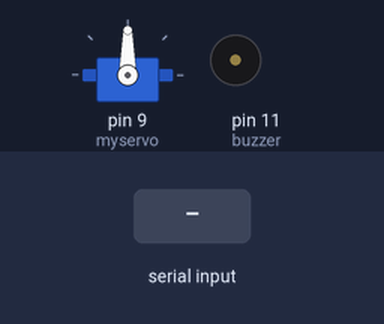
A sketch run on a simulated Arduino Uno, built with avr-gcc and run on an emulated ATmega328P. Shown: servo, buzzer (waves = sounding). Inputs (shaded band) come from the test bench.

Above: at 2.2 s.
2.3 s: "L" received over Serial
At 2.76 s:
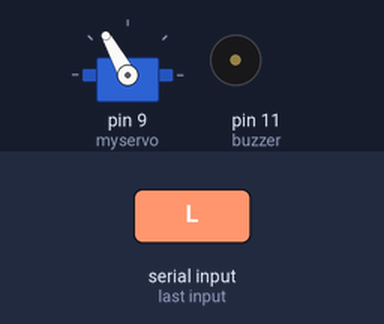
5.3 s: "T90\n" received over Serial
At 6.0 s:
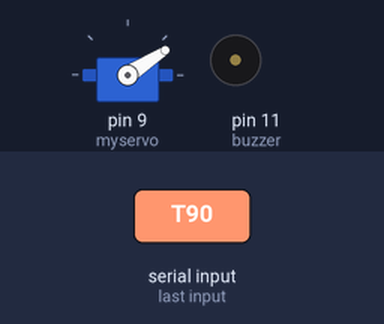
6.9 s: "X90\n" received over Serial
At 6.98 s:
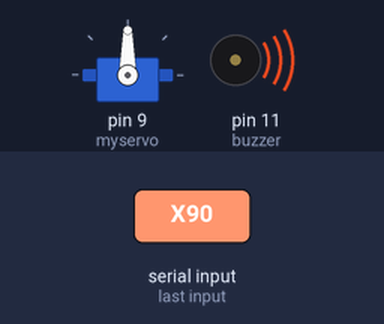
8.5 s: "X,45\n" received over Serial
At 9.7 s:
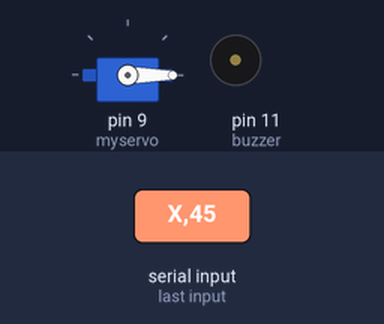
10.0 s: "T,45\n" received over Serial
At 10.08 s:
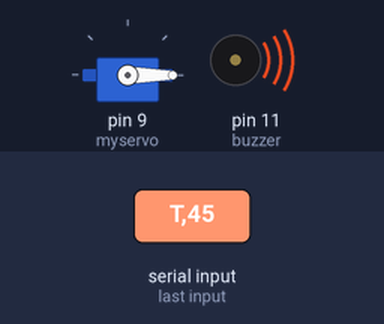
11.6 s: "L" received over Serial
At 12.37 s:
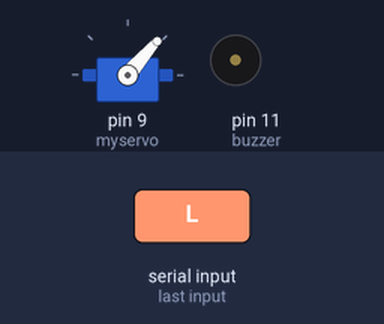
Timing chart, 0 to 15.6 s (numbered marks = the images above; inputs shaded):
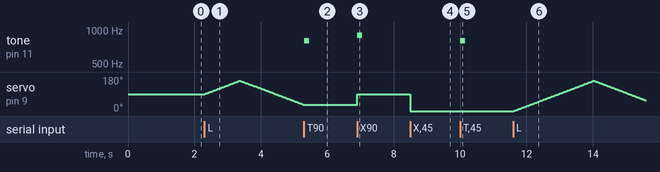

Measured:
- after the input at 2.3 s, servo on pin 9 (myservo): rises from 90° to 160° in 1.0 s, then falls to 34° in 1.9 s
- after the input at 5.3 s, tone on pin 11 (buzzer): silent → 800 Hz at once, → silent 0.16 s later; servo on pin 9 (myservo): goes on until 5.3 s, then stays 33°
- after the input at 6.9 s, tone on pin 11 (buzzer): silent → 900 Hz at once, → silent 0.16 s later; servo on pin 9 (myservo): 33° → 90° at once
- after the input at 8.5 s, servo on pin 9 (myservo): 90° → 0° at once
- after the input at 10.0 s, tone on pin 11 (buzzer): silent → 800 Hz at once, → silent 0.16 s later
- after the input at 11.6 s, servo on pin 9 (myservo): rises from 0° to 160° in 2.4 s, then falls to 58° in 1.5 s

The sketch:

sentryGun.ino
```cpp
#include <Servo.h>

Servo myservo;
const int buzzer = 11;

bool hasTarget = false;
bool isScanning = false;

void setup() {
  Serial.begin(9600);
  myservo.attach(9);
  pinMode(buzzer, OUTPUT);
  myservo.write(90);
  delay(1000);
}

void loop() {
  if (isScanning == true) {
    scan();
    return;
  }
  if (Serial.available() > 0) {
    char incomingByte = Serial.read();
    if (incomingByte == 'L') {
      hasTarget = false;
      isScanning = true;
    } else if (incomingByte == 'T') {
      tone(buzzer, 800);
      delay(160);
      noTone(buzzer);
    } if (incomingByte == 'O') {
      tone(buzzer, 750);
      delay(160);
      noTone(buzzer);
    } else if (incomingByte == 'C') {
      tone(buzzer, 700);
      delay(160);
      noTone(buzzer);
    } else if (incomingByte == 'X') {
      if (hasTarget == false) {
        hasTarget = true;
        tone(buzzer, 900, 160);
      }
      setServoAngle();
    }
  }
}

void scan() {
  int angle = myservo.read();
  for (int i = angle; i<= 160; i++) {
    if (Serial.peek() != -1) {
      isScanning = false;
      return;
    }
    myservo.write(i);
    delay(15);
  }
  for (int i = 160; i>= 20; i--) {
    if (Serial.peek() != -1) {
      isScanning = false;
      return;
    }
    myservo.write(i);
    delay(15);
  }
}

void setServoAngle() {
  unsigned int integerValue = 0;
  while(1) {
    char incomingByte = Serial.read();
    if (incomingByte == -1) {
      continue;
    }
    if (isdigit(incomingByte) == false) {
      break;
    }
    integerValue *= 10;
    integerValue = ((incomingByte - 48) + integerValue);
  }
  myservo.write(integerValue);
}
```
